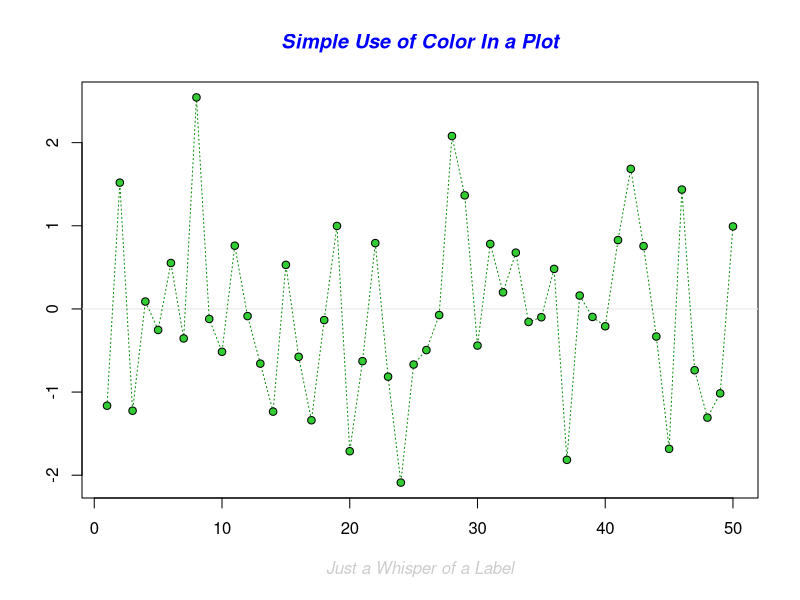
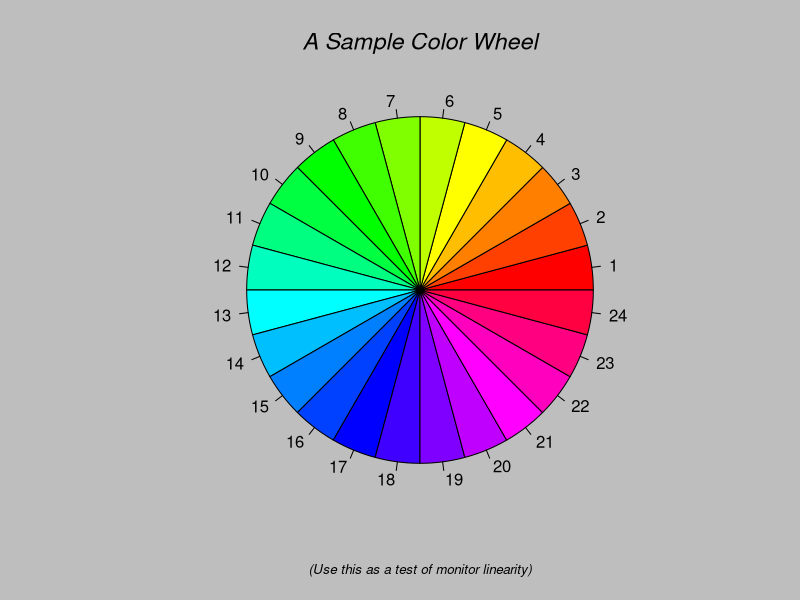
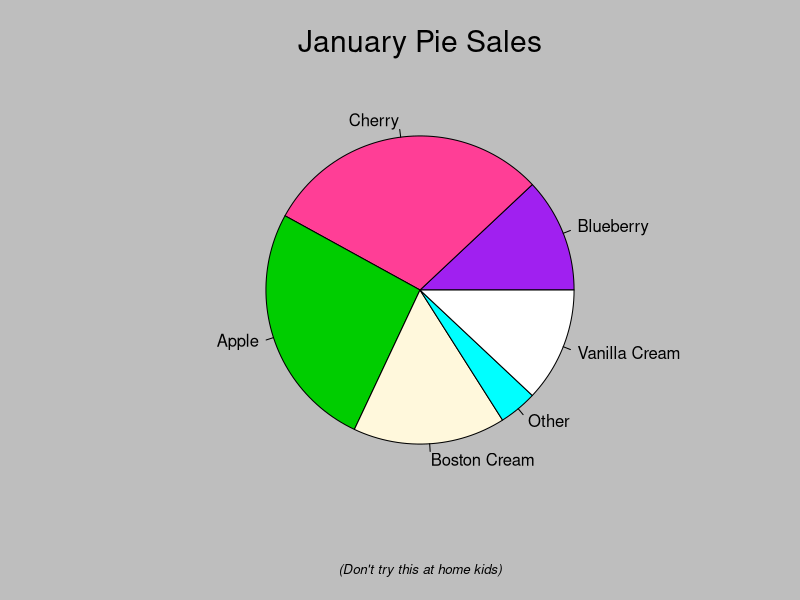
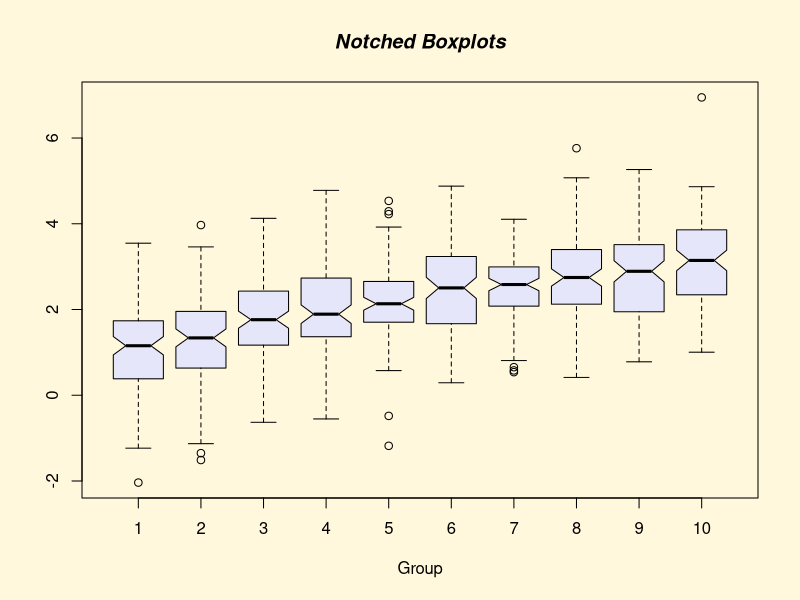
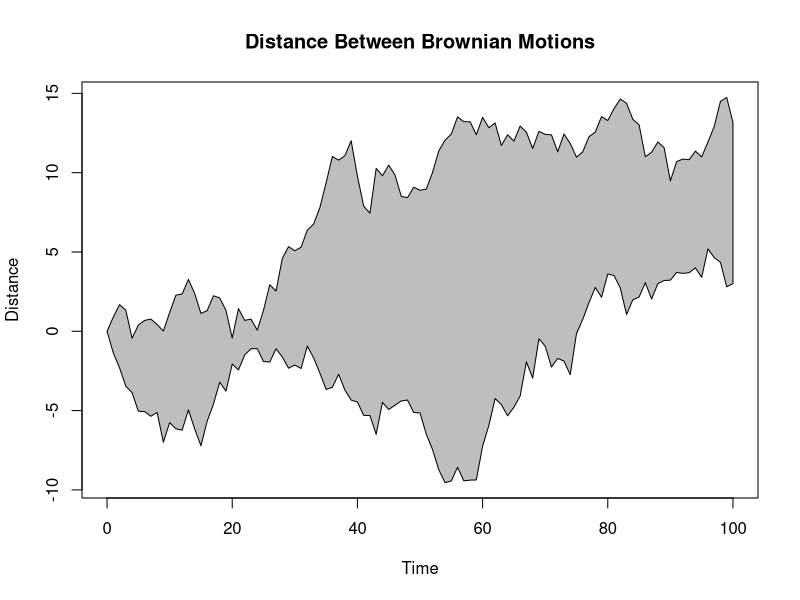
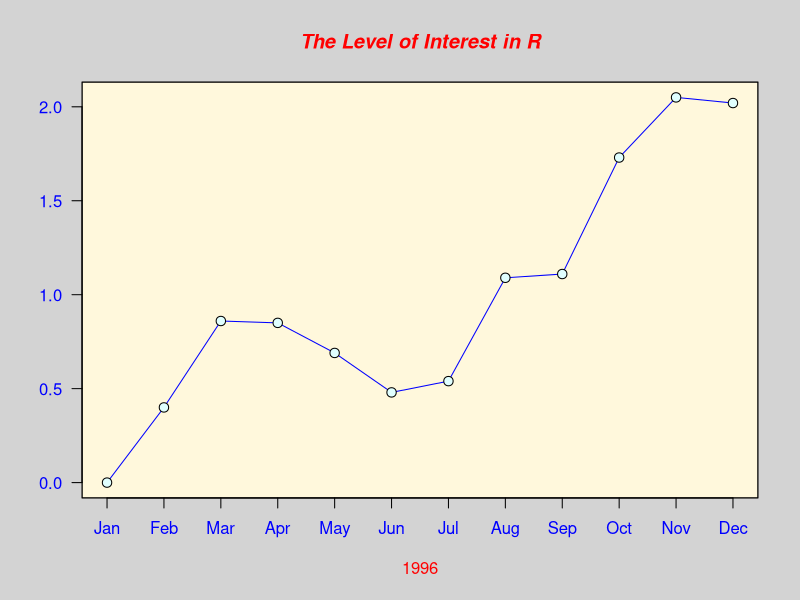
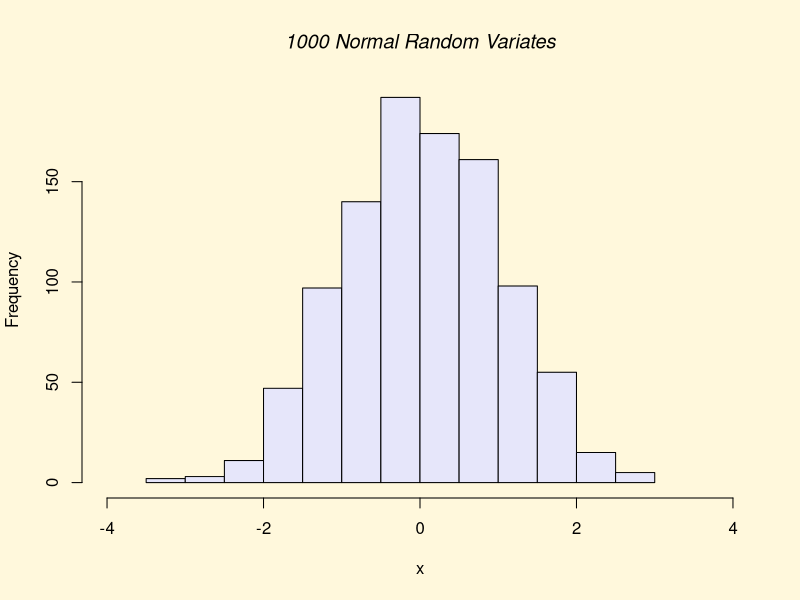
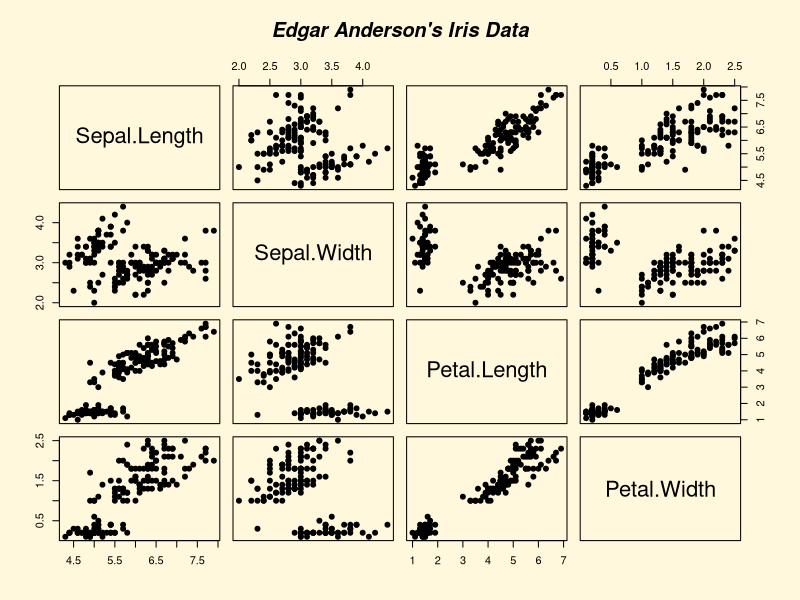

Generate these figures, in order, with R: (Note: this script raises an error after producing the figures.)
demo(graphics)

x<-c(1,2,3); y<-c(1,2,4)
plot(x,y)
plot(x,y,xlab = "X", ylab = "Y",type="l", main="MY Graph")
#both points and lines
plot(x,y,xlab = "X", ylab = "Y",type="b", main="MY Graph")
#for no plotting point 
plot(x,y,xlab = "X", ylab = "Y",type="n", main="MY Graph")
#points
plot(x,y,xlab = "X", ylab = "Y",type="p", main="MY Graph")

plot(x,y,type="n", main="MY Graph")
lines(x,y, col="red", lty = 2, lwd=3)
points(x,y,col="blue", pch=17, cex=2)


plot(x, y, type = "b", pch = 4)
text(1.5, 2.5, "Text here", pos = 4)

par(bg="yellow")
plot(x,y,type="n", main="MY Graph")
lines(x,y, col="red", lty = 2, lwd=3)
points(x,y,col="blue", pch=17, cex=2)


plot(x, y, type = "p", pch = 4, col = "blue")
lines(x, y, lty = 2, col = "red" )
legend(1, 4, # x, y coordinates for the legend 4
legend = c("My points", "My lines"), # vector containing the text to appear in the legend
pch = c(4, -1), lty = c(-1, 2), col = "red") # graphical param: point type, line type and color

#A useful default command to run at the start of a function to produce plots is:
par(mar = c(3, 3, 2, 1), mgp = c(2, 0.7, 0), las = 1)

#Saving graphs to files
pdf("myfilename.pdf", width = 10, height = 8)
# Plotting commands go here
dev.off()

?rep
?factor
#Bar charts can be used to graph factor-type data
stores <- factor(rep(c("Tesco", "Supervalu", "M&S", "Dunnes Stores"), c(100, 30, 25, 85)))
par(mar = c(3, 3, 3, 3)) # Adjust the margins on the four sides of the plot
barplot(height = table(stores), main = "Stores in Ireland", xlab = "Number of stores",
        col = 1:4, horiz = FALSE, las = 1)

#Histogram are like bar charts but for numeric data.
#They are created by putting the observations into bins 
#(or breaks as R calls them) and then counting
#the number of observations in each bin.
library(MASS)
hist(birthwt$bwt)

hist(birthwt$bwt, breaks = 30, xlab = "Birth weight (grams)",
     main = "Histogram of birth weight", col = "lightblue")

#Density plots
plot(density(birthwt$bwt))

#Improved version:
plot(density(birthwt$bwt), xlab = "Birth weight (grams)",
     main = "Histogram of birth weight", col = "green", lwd = 2)

#Boxplot
#Useful for comparing numeric measurements across different categories
boxplot(birthwt$bwt ~ birthwt$race, ylab = "Birth weight (grams)", xlab = "Race")

boxplot(birthwt$bwt ~ birthwt$race, xaxt = "n", # xaxt = "n" removes the x axis
        main = "Birth weight by race", col = 2:4, ylab = "Birth weight (grams)")
# Add the x axis with new labels:
axis(1, at = 1:3, labels = c("White", "Black", "Other"))

#Multiple panels
par(mfrow = c(2, 2)) # creates a 2 by 2 plotting matrix which is then filled in by row
hist(birthwt$bwt, breaks = 30, xlab = "Birth weight (grams)",
     main = "Histogram of birth weight", col = "lightblue")
plot(density(birthwt$bwt), xlab = "Birth weight (grams)",
     main = "Histogram of birth weight", col = "green", lwd = 2)
boxplot(birthwt$bwt ~ birthwt$race, xaxt = "n", main = "Birth weight by race", col = 2:4)
pie(table(stores))

#3D plots
#Where data are available in three dimensions, we can create contour plots, 
#image plots, or perspective plots,amongst others. 
#Usually these functions require in put as a matrix or as 3 vectors in 
#the form x, y, z

par(mfrow = c(1, 3))
contour(volcano, main = "contour plot")
image(volcano, main = "image plot")
persp(volcano, main = "perspective plot")

filled.contour(volcano,main = "Maunga Whau volcano heights",xlab = "x",ylab = "y")

persp(volcano, theta = 20, phi = 30,
      col = "green3", main = "Maunga Whau",
      expand = 0.25, ltheta = 150, shade = 0.75,
      border = NA, box = FALSE)               
               
               
